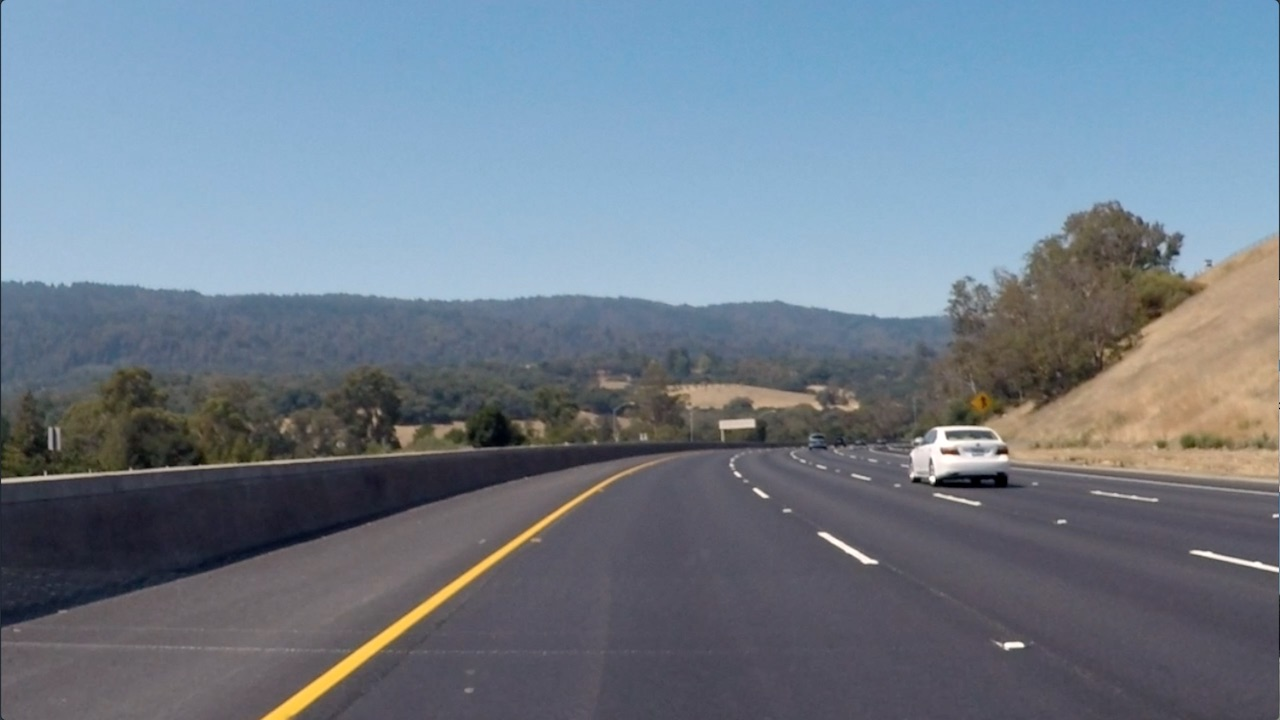
#> input picture CV Part 2_ Edge detection and Convolutional filters/example images/curved_lane.jpg, 1280 x 720 px
$ jupyter execute '4. Filters Visualising and Fourier transform.ipynb'   (shell and % lines are left out)
#> lines starting #> are read from the running program, lines starting #| are printed output that depends on the picture
In this notebook we will visualize filters for edge detection and apply Fourier transform to assess difference in performance.

### Libraries loading

[cell 1]
import numpy as np
import cv2
import matplotlib.pyplot as plt

### Create filters

We will visualize several filters for edge detection and apply on examples:
- High pass Sobel_x/ Sobel_y filters for **vertical and horizontal detection**;
- Laplacian filter;
- Low pass Gaussian blur filter.

[cell 2]
# Sobel x filter for vertical edge detection
sobel_x =np.array([[-2,0,2],
                   [-1,0,1],
                   [-2,0,2]])

# Sobel y filter for horizontal edge detection
sobel_y =np.transpose(sobel_x)

gaussian_blur = (1/9)*np.array([[1, 1, 1],
                                [1, 1, 1],
                                [1, 1, 1]])
# laplacian, edge filter
laplacian=np.array([[0, 1, 0],
                    [1,-4, 1],
                    [0, 1, 0]])

[cell 3]
filters = [sobel_x, sobel_y, gaussian_blur, laplacian]
filter_name = ['sobel_x', \
                'sobel_y', 'gaussian', 'laplacian']

[cell 4]
# perform a fast fourier transform on each filter
# and create a scaled, frequency transform image
f_filters = [np.fft.fft2(x) for x in filters]
fshift = [np.fft.fftshift(y) for y in f_filters]
frequency_tx = [np.log(np.abs(z)+1) for z in fshift]

# display 4 filters
for i in range(len(filters)):
    plt.subplot(2,2,i+1),plt.imshow(frequency_tx[i],cmap = 'gray')
    plt.title(filter_name[i]), plt.xticks([]), plt.yticks([])

plt.show()
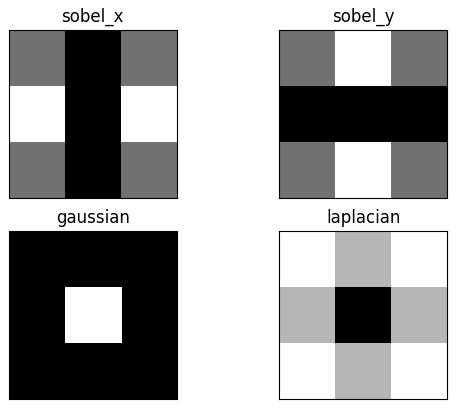
#> figure drawn by matplotlib, 4 panels

[cell 5]
image = cv2.imread('example images/curved_lane.jpg')
#> image is the input picture: shape (720, 1280, 3); mean B, G, R 138.7, 125, 112.1
image_copy = np.copy(image)

image_copy = cv2.cvtColor(image_copy, cv2.COLOR_BGR2RGB)
gray = cv2.cvtColor(image_copy, cv2.COLOR_RGB2GRAY)
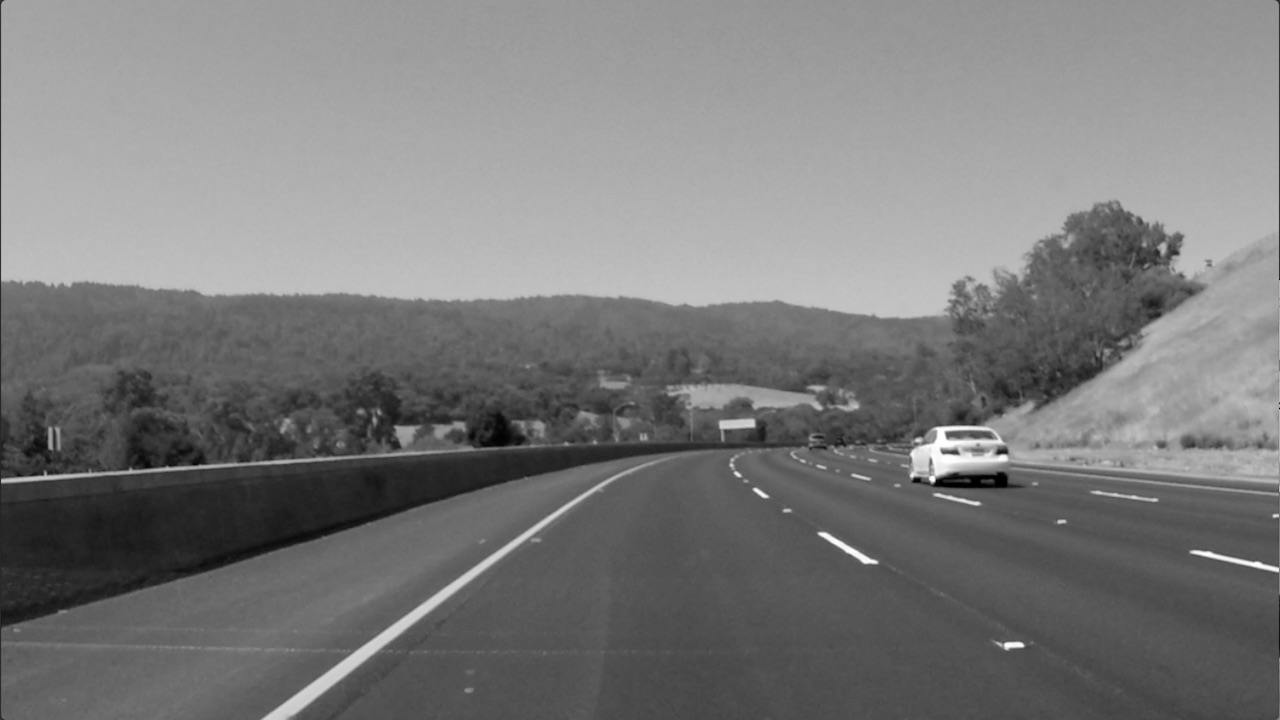
#> gray: shape (720, 1280); min 0, max 255, mean 122.7
gray_blur = cv2.GaussianBlur(gray, (5,5), 0)

[cell 6]
filter_orig = cv2.filter2D(image_copy, -1, sobel_y)
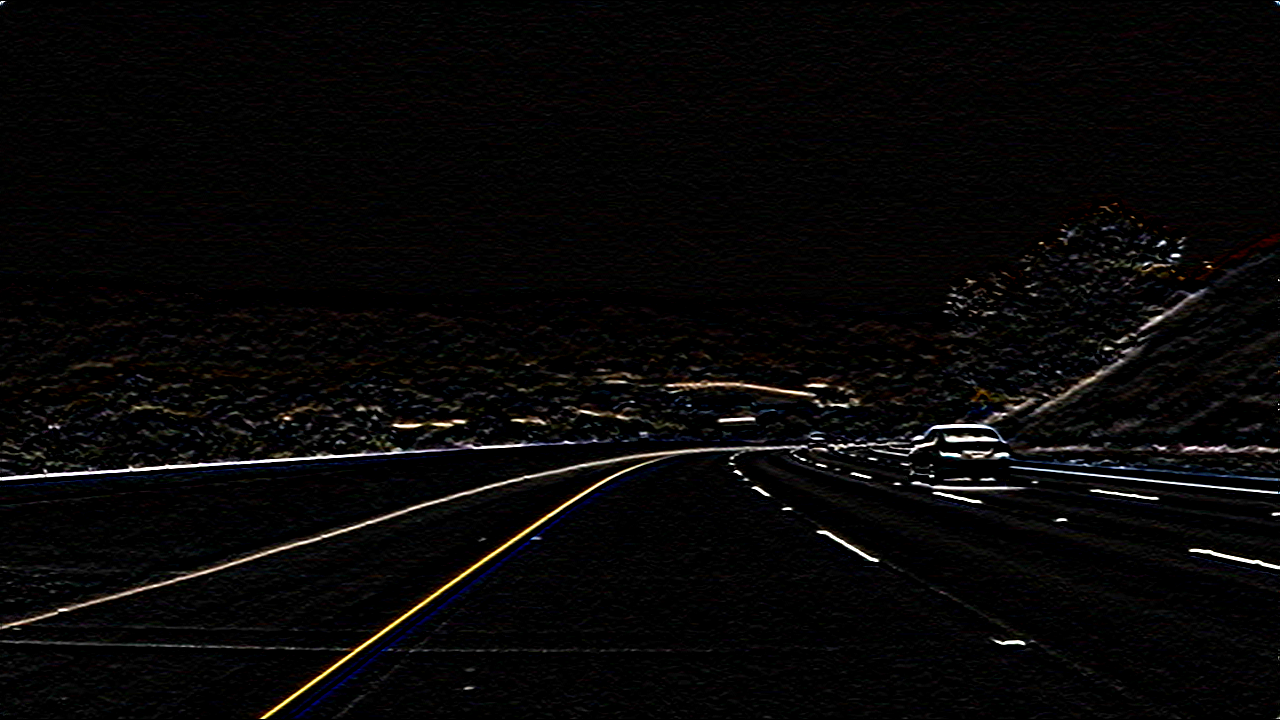
#> filter_orig: shape (720, 1280, 3); mean R, G, B 7.9, 7, 6.8
filter_blur = cv2.filter2D(gray_blur, -1, sobel_y)
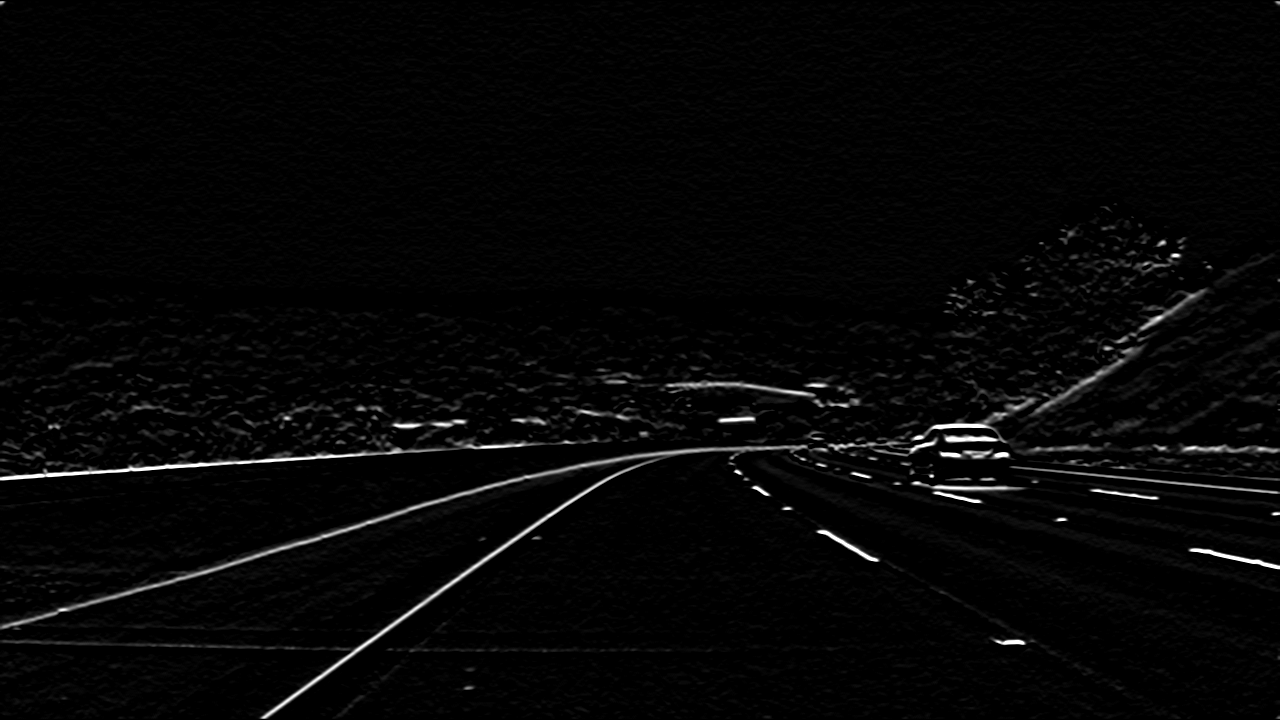
#> filter_blur: shape (720, 1280); min 0, max 255, mean 6

f, (ax1, ax2) = plt.subplots(1,2, figsize = (18,7))

ax1.imshow(filter_orig, cmap='gray')
ax1.set_title('High Pass filter: Original image')

ax2.imshow(filter_blur, cmap='gray')
ax2.set_title('High Pass filter: Blurred image')

[cell 7]
laplacian_orig = cv2.filter2D(image_copy, -1, laplacian)
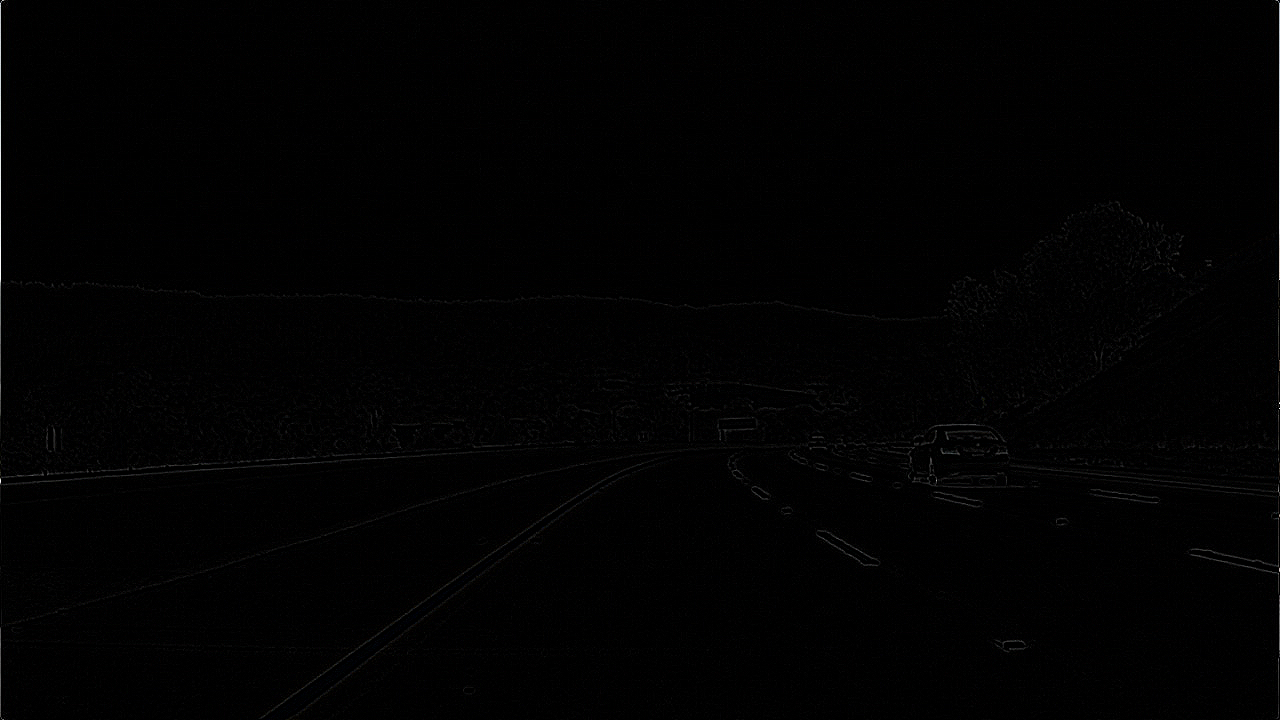
#> laplacian_orig: shape (720, 1280, 3); mean R, G, B 1.6, 1.5, 1.6
laplacian_blur = cv2.filter2D(gray_blur, -1, laplacian)

f, (ax1, ax2) = plt.subplots(1,2, figsize = (18,7))

ax1.imshow(laplacian_orig, cmap='gray')
ax1.set_title('Laplacian filter: Original image')

ax2.imshow(laplacian_blur, cmap='gray')
ax2.set_title('Laplacian filter: Blurred image')

$ run again, with CV Part 2_ Edge detection and Convolutional filters/example images/birds.jpg copied over CV Part 2_ Edge detection and Convolutional filters/example images/curved_lane.jpg
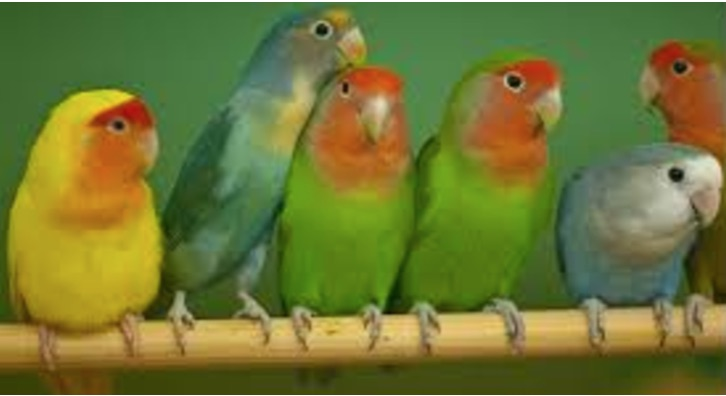
#> input picture CV Part 2_ Edge detection and Convolutional filters/example images/birds.jpg, 726 x 396 px
#> image is the input picture: shape (396, 726, 3); mean B, G, R 52.2, 118.2, 111.1
#> `gray = cv2.cvtColor(image_copy, cv2.COLOR_RGB2GRAY)`:
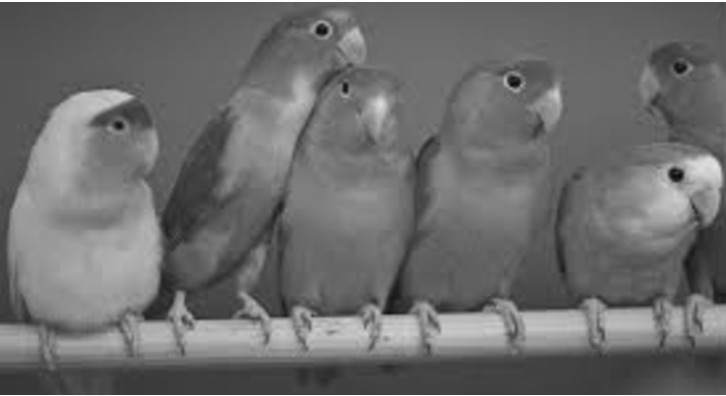
#> gray: shape (396, 726); min 8, max 255, mean 108.6
#> `laplacian_blur = cv2.filter2D(gray_blur, -1, laplacian)`:
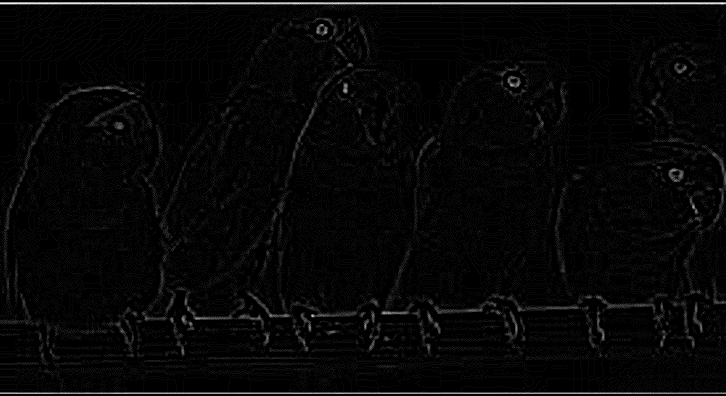
#> laplacian_blur: shape (396, 726); min 0, max 36, mean 1; drawn with min black and max white
